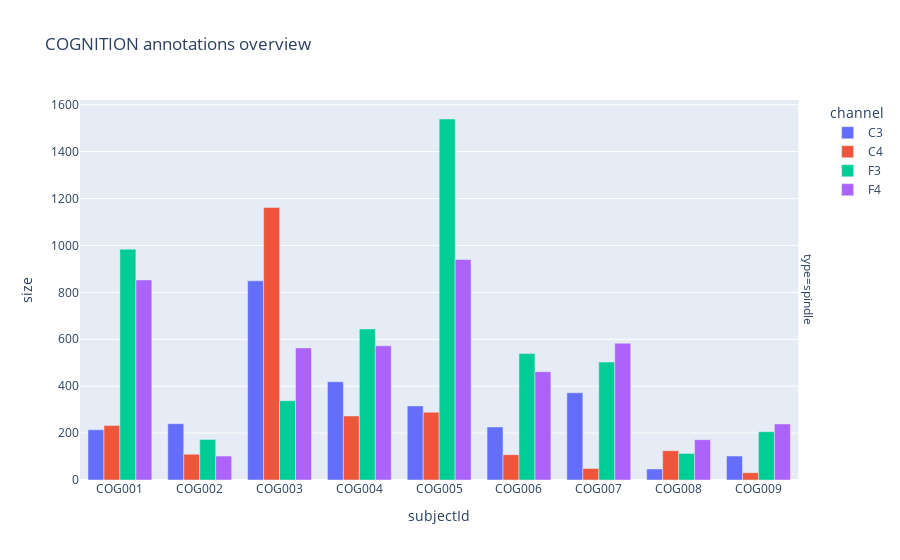

The notebook cell this image was saved under:
### Code cell
aux=annotations[["type","subjectId","channel"]].groupby(["type","subjectId","channel"],as_index=False).size()
px.bar(aux,x="subjectId",y="size",color="channel",barmode="group",facet_row="type",title="COGNITION annotations overview")

### Figure 1 — Plotly figure (JSON) as saved in the notebook; plotly's stock layout.template omitted (floating-point values rounded to 4 significant figures)
{"data": [{"alignmentgroup": "True", "hovertemplate": "channel=C3<br>type=spindle<br>subjectId=%{x}<br>size=%{y}<extra></extra>", "legendgroup": "C3", "marker": {"color": "#636efa", "pattern": {"shape": ""}}, "name": "C3", "offsetgroup": "C3", "orientation": "v", "showlegend": true, "textposition": "auto", "type": "bar", "x": ["COG001", "COG002", "COG003", "COG004", "COG005", "COG006", "COG007", "COG008", "COG009"], "xaxis": "x", "y": [214, 240, 849, 419, 316, 226, 372, 47, 102], "yaxis": "y"}, {"alignmentgroup": "True", "hovertemplate": "channel=C4<br>type=spindle<br>subjectId=%{x}<br>size=%{y}<extra></extra>", "legendgroup": "C4", "marker": {"color": "#EF553B", "pattern": {"shape": ""}}, "name": "C4", "offsetgroup": "C4", "orientation": "v", "showlegend": true, "textposition": "auto", "type": "bar", "x": ["COG001", "COG002", "COG003", "COG004", "COG005", "COG006", "COG007", "COG008", "COG009"], "xaxis": "x", "y": [232, 110, 1162, 273, 289, 108, 49, 125, 31], "yaxis": "y"}, {"alignmentgroup": "True", "hovertemplate": "channel=F3<br>type=spindle<br>subjectId=%{x}<br>size=%{y}<extra></extra>", "legendgroup": "F3", "marker": {"color": "#00cc96", "pattern": {"shape": ""}}, "name": "F3", "offsetgroup": "F3", "orientation": "v", "showlegend": true, "textposition": "auto", "type": "bar", "x": ["COG001", "COG002", "COG003", "COG004", "COG005", "COG006", "COG007", "COG008", "COG009"], "xaxis": "x", "y": [984, 173, 338, 644, 1539, 539, 503, 113, 206], "yaxis": "y"}, {"alignmentgroup": "True", "hovertemplate": "channel=F4<br>type=spindle<br>subjectId=%{x}<br>size=%{y}<extra></extra>", "legendgroup": "F4", "marker": {"color": "#ab63fa", "pattern": {"shape": ""}}, "name": "F4", "offsetgroup": "F4", "orientation": "v", "showlegend": true, "textposition": "auto", "type": "bar", "x": ["COG001", "COG002", "COG003", "COG004", "COG005", "COG006", "COG007", "COG008", "COG009"], "xaxis": "x", "y": [853, 102, 563, 572, 940, 462, 583, 172, 239], "yaxis": "y"}], "layout": {"annotations": [{"font": {}, "showarrow": false, "text": "type=spindle", "textangle": 90, "x": 0.98, "xanchor": "left", "xref": "paper", "y": 0.5, "yanchor": "middle", "yref": "paper"}], "barmode": "group", "legend": {"title": {"text": "channel"}, "tracegroupgap": 0}, "title": {"text": "COGNITION annotations overview"}, "xaxis": {"anchor": "y", "domain": [0, 0.98], "title": {"text": "subjectId"}}, "yaxis": {"anchor": "x", "domain": [0, 1], "title": {"text": "size"}}}}
